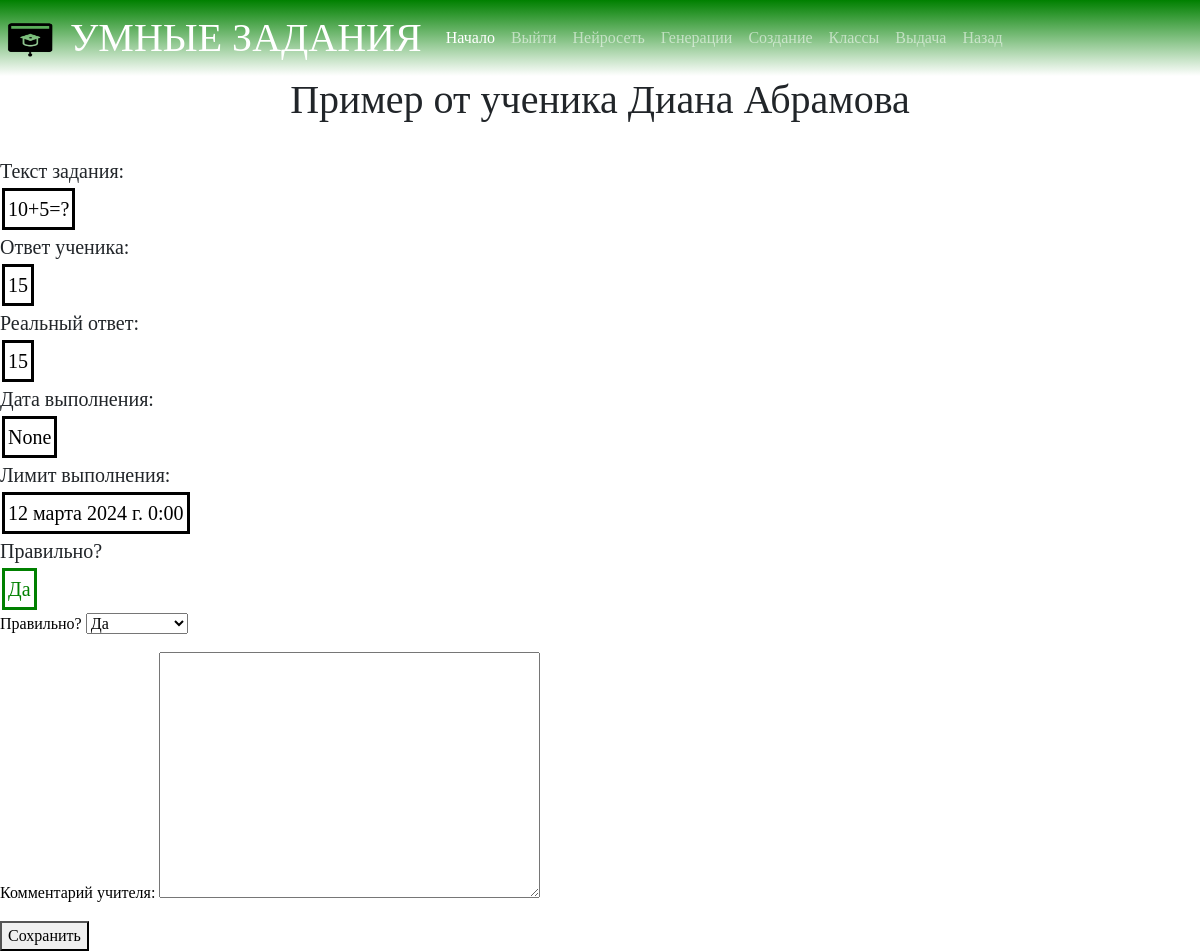
Screenshot of /lk/teacher_classes/student_task/12 (signed in) with the database file from the repository.
### main/models.py (models this page shows, shortened)
class StudentTask(models.Model):
    task = models.ForeignKey(Task, verbose_name='Задание', on_delete=models.CASCADE)
    student = models.ForeignKey(Student, verbose_name="Ученик", on_delete=models.CASCADE)
    teacher = models.ForeignKey(Teacher, verbose_name="Учитель", on_delete=models.CASCADE)
    student_answer = models.TextField("Ответ ученика")
    is_right = models.BooleanField("Правильно?", blank=True, null=True)
    teacher_check = models.BooleanField("Нужна проверка?", default=False)
    teaher_comment = models.TextField("Комментарий учителя", blank=True, null=True)
    get_date = models.DateTimeField("Дата выдачи", auto_now_add=True)
    done_date = models.DateTimeField("Дата выполнения", null=True, blank=True)
    limite_date = models.DateTimeField("Лимит выполнения", null=True, blank=True)
    class Meta:
        verbose_name = 'Задание ученика'
        verbose_name_plural = "Задания учеников"

class Task(models.Model):
    name = models.CharField("Название", max_length=255, default="")
    grade = models.IntegerField("Класс")
    level_of_knowledge = models.IntegerField("Уровень знаний")
    task_text = models.TextField("Текст задания")
    answer = models.CharField("Ответ", max_length=255, null=True, blank=True)
    subject = models.ForeignKey(Subject, verbose_name="Предмет", on_delete=models.CASCADE)
    theme = models.ForeignKey(Theme, verbose_name="Тема", on_delete=models.CASCADE, null=True, blank=True)
    is_neural = models.BooleanField("Написано нейросетью?", default=False)
    teacher_check = models.BooleanField("Нужна проверка?", default=False)
    class Meta:
        verbose_name = 'Задание'
        verbose_name_plural = "Задания"

class Student(models.Model):
    user = models.ForeignKey(User, verbose_name="Пользователь", on_delete=models.CASCADE, unique=True)
    grade = models.ForeignKey(Grade, verbose_name="Класс", on_delete=models.CASCADE)
    level_of_knowledge = models.IntegerField("Уровень знаний", default=0)
    class Meta:
        verbose_name = 'Ученик'
        verbose_name_plural = "Ученики"

class User(AbstractUser):
    user_type = models.ForeignKey(UserType, verbose_name="Тип пользователя", on_delete=models.SET_NULL, blank=True,
                                  null=True)
    phone_number = models.CharField("Телефон", max_length=15, blank=True, null=True)
    class Meta:
        verbose_name = 'Пользователь'
        verbose_name_plural = "Пользователи"

### main/views.py (the view)
# urls.py: path("lk/teacher_classes/student_task/<int:task_id>", views.student_task_teacher, name="student_task_teacher"),
def student_task_teacher(request, task_id):
    task = models.StudentTask.objects.get(id=task_id)
    if request.method == "POST":
        form = forms.CheckTaskForm(request.POST, instance=task)
        if form.is_valid():
            form.save()
    form = forms.CheckTaskForm(instance=task)
    return render(request, "student_task_teacher.html", {
        "task": task,
        "form": form
    })

### main/forms.py
class CheckTaskForm(forms.ModelForm):
    class Meta:
        model = models.StudentTask
        fields = ("is_right", "teaher_comment")

### main/templates/student_task_teacher.html (shortened to what this page needs)
{% extends "base.html" %}
{% block content  %}
    <h1>{{task.task.name}} от ученика {{task.student.user.first_name}} {{task.student.user.last_name}}</h1>
    <br>
    <div class="task-description">Текст задания:<p class="videlenie">{{task.task.task_text}}</p></div>
    <div class="task-description">Ответ ученика: <p class="videlenie">{{task.student_answer}}</p></div>
    <div class="task-description">Реальный ответ: <p class="videlenie">{{task.task.answer}}</p></div>
    <div class="task-description">Дата выполнения: <p class="videlenie">{{task.done_date}}</p></div>
    <div class="task-description">Лимит выполнения: <p class="videlenie">{{task.limite_date}}</p></div>
    <div class="task-description">Правильно? {% if task.is_right %}<p class="videlenie" style="color:green; border-color: green;">Да</p>{% else %}<p class="videlenie" style="color:red; border-color: red;">Нет</p>{% endif %}</div>
    <form method="post">
        {{form.as_p}}
        <button type="submit">Сохранить</button>
    </form>
{% endblock %}

### static/css/main.css (style rules this page uses)
html, body { height: 100%; }
body { margin: 0; background: whitesmoke; }
h1 { font-family: Didot ; color: Green; text-align: center; }
p { color: black }
* { font-family: Verdana; }
.task-description { font-size: 20px; }
.videlenie { border: solid 3px black; width: fit-content; padding: 3px; margin: 2px }

### rows the page displays
StudentTask: task.name "Пример", student.user.first_name "Диана", student.user.last_name "Абрамова", task.task_text "10+5=?", student_answer "15", task.answer "15", done_date "None", limite_date "12 марта 2024 г. 0:00", is_right "Да"
